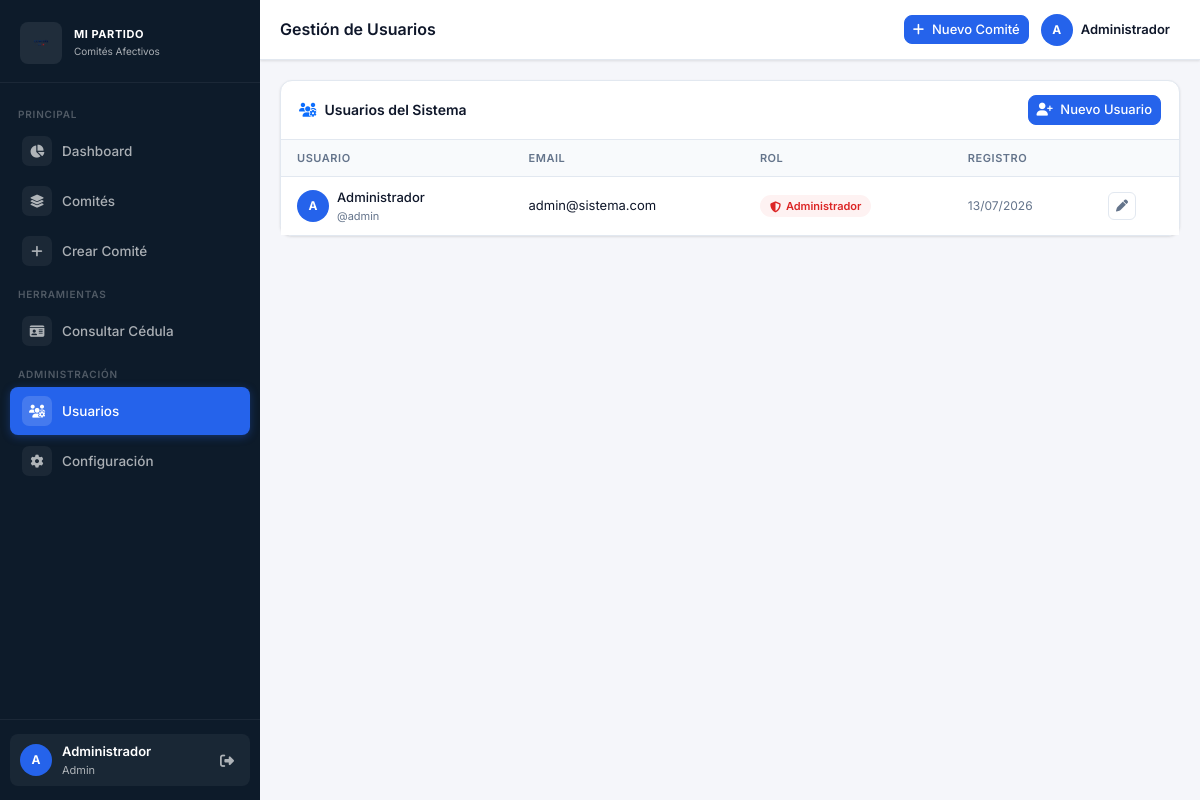
/usuarios.php (signed in), run on the app's committed database.
### tables this page shows
CREATE TABLE IF NOT EXISTS configuracion (
    id INT AUTO_INCREMENT PRIMARY KEY,
    nombre_partido VARCHAR(100) DEFAULT 'Mi Partido',
    siglas VARCHAR(20) DEFAULT 'MP',
    logo LONGBLOB,
    color_primario VARCHAR(7) DEFAULT '#2563eb',
    color_sidebar  VARCHAR(7) DEFAULT '#0d1b2a',
    color_accent   VARCHAR(7) DEFAULT '#3b82f6',
    candidato_principal_nombre VARCHAR(150),
    candidato_principal_foto LONGBLOB
);

CREATE TABLE IF NOT EXISTS usuarios (
    id INT AUTO_INCREMENT PRIMARY KEY,
    nombre VARCHAR(100) NOT NULL,
    usuario VARCHAR(50) NOT NULL UNIQUE,
    password VARCHAR(255) NOT NULL,
    email VARCHAR(100),
    rol ENUM('admin','supervisor','digitador') DEFAULT 'digitador',
    fecha_registro TIMESTAMP DEFAULT CURRENT_TIMESTAMP,
    ultimo_acceso DATETIME,
    activo BOOLEAN DEFAULT TRUE
);

### includes/auth.php (called while the page is built, shortened)
<?php
function esAdmin()          { return isset($_SESSION['usuario_rol']) && $_SESSION['usuario_rol'] === 'admin'; }
function esSupervisor()     { return isset($_SESSION['usuario_rol']) && in_array($_SESSION['usuario_rol'], ['admin','supervisor']); }
function cargarConfiguracion() {
    $conn = conectarDB();
    $res = $conn->query("SELECT * FROM configuracion LIMIT 1");
    $config = $res ? $res->fetch_assoc() : [];
    return $config ?: [
        'nombre_partido' => 'Sistema',
        'siglas'         => '',
        'color_primario' => '#2563eb',
        'color_sidebar'  => '#0d1b2a',
        'color_accent'   => '#3b82f6',
        'logo'           => null,
        'candidato_principal_nombre' => '',
        'candidato_principal_foto'   => null,
    ];
}
?>

### usuarios.php (the view, shortened to what this page needs)
<?php
require_once 'includes/auth.php';
$conn = conectarDB();
$usuarios = $conn->query("SELECT * FROM usuarios ORDER BY fecha_registro DESC")->fetch_all(MYSQLI_ASSOC);
$titulo_pagina = 'Gestión de Usuarios';
include 'includes/header.php';
?>
<div class="card">
    <div class="card-header">
        <span><i class="fas fa-users-cog me-2 text-primary"></i>Usuarios del Sistema</span>
        <button class="btn btn-primary btn-sm" data-bs-toggle="modal" data-bs-target="#usuarioModal">
            <i class="fas fa-user-plus me-1"></i> Nuevo Usuario
        </button>
    </div>
    <div class="table-responsive">
        <table class="table mb-0" id="dataTable">
            <thead>
                <tr>
                    <th>Usuario</th>
                    <th>Email</th>
                    <th>Rol</th>
                    <th>Registro</th>
                    <th></th>
                </tr>
            </thead>
            <tbody>
            <?php foreach ($usuarios as $u): ?>
            <tr>
                <td>
                    <div class="d-flex align-items-center gap-2">
                        <div style="width:32px;height:32px;border-radius:50%;background:var(--accent);color:#fff;display:flex;align-items:center;justify-content:center;font-size:12px;font-weight:700;">
                            <?php echo strtoupper(substr($u['nombre'],0,1)); ?>
                        </div>
                        <div>
                            <div style="font-weight:500;font-size:13px;"><?php echo htmlspecialchars($u['nombre']); ?></div>
                            <div style="font-size:11px;color:var(--text-secondary);">@<?php echo htmlspecialchars($u['usuario']); ?></div>
                        </div>
                    </div>
                </td>
                <td style="font-size:13px;"><?php echo htmlspecialchars($u['email']); ?></td>
                <td>
                    <?php
                        $rc = ['admin'=>'role-admin','supervisor'=>'role-supervisor','digitador'=>'role-user'];
                        $ri = ['admin'=>'shield-alt','supervisor'=>'user-check','digitador'=>'keyboard'];
                        $rl = ['admin'=>'Administrador','supervisor'=>'Supervisor','digitador'=>'Digitador'];
                    ?>
                    <span class="role-badge <?php echo $rc[$u['rol']]??'role-user'; ?>">
                        <i class="fas fa-<?php echo $ri[$u['rol']]??'user'; ?>"></i>
                        <?php echo $rl[$u['rol']]??ucfirst($u['rol']); ?>
                    </span>
                </td>
                <td style="font-size:12px;color:var(--text-secondary);"><?php echo date('d/m/Y', strtotime($u['fecha_registro'])); ?></td>
                <td>
                    <div class="d-flex gap-1">
                        <button class="action-link" title="Editar"
                            onclick="editarUsuario(<?php echo $u['id']; ?>,'<?php echo htmlspecialchars(addslashes($u['nombre'])); ?>','<?php echo htmlspecialchars(addslashes($u['email'])); ?>','<?php echo htmlspecialchars(addslashes($u['usuario'])); ?>','<?php echo $u['rol']; ?>')">
                            <i class="fas fa-pen"></i>
                        </button>
                    </div>
                </td>
            </tr>
            <?php endforeach; ?>
            </tbody>
        </table>
    </div>
</div>
<?php include 'includes/footer.php'; ?>

### includes/header.php (shortened to what this page needs)
<?php
require_once __DIR__ . '/auth.php';
$pagina_actual = basename($_SERVER['PHP_SELF']);
$_cfg = cargarConfiguracion();
$_sistema_nombre = $_cfg['nombre_partido'] ?? 'Sistema';
$_logo_b64 = !empty($_cfg['logo']) ? base64_encode($_cfg['logo']) : '';
?>
<!DOCTYPE html>
<html lang="es">
<head>
    <link href="https://cdn.jsdelivr.net/npm/bootstrap@5.3.0/dist/css/bootstrap.min.css" rel="stylesheet">
    <link rel="stylesheet" href="https://cdnjs.cloudflare.com/ajax/libs/font-awesome/6.4.0/css/all.min.css">
</head>
<body>
<aside class="sidebar" id="sidebar">
    <div class="sidebar-brand">
        <?php if ($_logo_b64): ?>
        <img alt="Logo">
        <?php else: ?>
        <img src="logo_sistema.png" alt="Logo">
        <?php endif; ?>
        <div>
            <div class="sidebar-brand-name"><?php echo htmlspecialchars($_sistema_nombre); ?></div>
            <div class="sidebar-brand-sub">Comités Afectivos</div>
        </div>
    </div>
    <nav class="sidebar-nav">
        <div class="nav-section-label">Principal</div>
        <div class="nav-item">
            <a href="dashboard.php" class="nav-link <?php echo $pagina_actual=='dashboard.php'?'active':''; ?>">
                <span class="nav-icon"><i class="fas fa-chart-pie"></i></span>Dashboard
            </a>
        </div>
        <div class="nav-item">
            <a href="comites.php" class="nav-link <?php echo $pagina_actual=='comites.php'?'active':''; ?>">
                <span class="nav-icon"><i class="fas fa-layer-group"></i></span>Comités
            </a>
        </div>
        <div class="nav-item">
            <a href="crear_comite.php" class="nav-link <?php echo $pagina_actual=='crear_comite.php'?'active':''; ?>">
                <span class="nav-icon"><i class="fas fa-plus"></i></span>Crear Comité
            </a>
        </div>
        <div class="nav-section-label">Herramientas</div>
        <div class="nav-item">
            <a href="consultar.html" class="nav-link <?php echo $pagina_actual=='consultar.html'?'active':''; ?>">
                <span class="nav-icon"><i class="fas fa-id-card"></i></span>Consultar Cédula
            </a>
        </div>
        <?php if (esSupervisor()): ?>
        <div class="nav-section-label">Administración</div>
        <div class="nav-item">
            <a href="usuarios.php" class="nav-link <?php echo $pagina_actual=='usuarios.php'?'active':''; ?>">
                <span class="nav-icon"><i class="fas fa-users-cog"></i></span>Usuarios
            </a>
        </div>
        <?php endif; ?>
        <?php if (esAdmin()): ?>
        <div class="nav-item">
            <a href="config.php" class="nav-link <?php echo $pagina_actual=='config.php'?'active':''; ?>">
                <span class="nav-icon"><i class="fas fa-cog"></i></span>Configuración
            </a>
        </div>
        <?php endif; ?>
    </nav>
    <div class="sidebar-footer">
        <div class="sidebar-user">
            <div class="sidebar-avatar"><?php echo strtoupper(substr($_SESSION['usuario_nombre']??'U',0,1)); ?></div>
            <div class="sidebar-user-info">
                <div class="sidebar-user-name"><?php echo htmlspecialchars($_SESSION['usuario_nombre']??'Usuario'); ?></div>
                <div class="sidebar-user-role"><?php echo ucfirst($_SESSION['usuario_rol']??'usuario'); ?></div>
            </div>
            <a href="logout.php" class="sidebar-logout" title="Cerrar sesión"><i class="fas fa-sign-out-alt"></i></a>
        </div>
    </div>
</aside>
<div class="main-wrapper" id="mainWrapper">
    <header class="topbar">
        <div class="topbar-left">
            <h1 class="page-title"><?php echo isset($titulo_pagina)?htmlspecialchars($titulo_pagina):'Dashboard'; ?></h1>
        </div>
        <div class="topbar-right">
            <a href="crear_comite.php" class="btn btn-primary btn-sm d-none d-md-inline-flex align-items-center gap-2">
                <i class="fas fa-plus"></i> Nuevo Comité
            </a>
            <?php if (isset($_SESSION['usuario_id'])): ?>
            <div class="topbar-user">
                <div class="topbar-avatar"><?php echo strtoupper(substr($_SESSION['usuario_nombre']??'U',0,1)); ?></div>
                <span class="topbar-user-name"><?php echo htmlspecialchars($_SESSION['usuario_nombre']??''); ?></span>
            </div>
            <?php endif; ?>
        </div>
    </header>
    <main class="page-content">

### usuarios.php (style rules this page uses)
.role-badge { display:inline-flex;align-items:center;gap:5px;font-size:11px;font-weight:600;padding:3px 10px;border-radius:20px; }
.role-admin { background:#fef2f2;color:#dc2626; }
.action-link { width:28px;height:28px;border-radius:6px;display:inline-flex;align-items:center;justify-content:center;font-size:12px;border:1px solid var(--border);color:var(--text-secondary);text-decoration:none;background:none;cursor:pointer;transition:all .15s; }

### data on the page
configuracion: nombre_partido "MI PARTIDO"
usuarios: nombre "A", nombre "Administrador", usuario "admin", email "admin@sistema.com", rol "Administrador", fecha_registro "13/07/2026"

### other printed values
substr($_SESSION['usuario_nombre']??'U',0,1) "A"
$_SESSION['usuario_nombre'] "Administrador"
$_SESSION['usuario_rol'] "Admin"
$titulo_pagina "Gestión de Usuarios"
